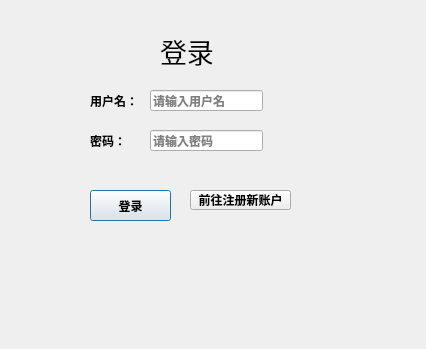
<?xml version="1.0" encoding="UTF-8"?>
<ui version="4.0">
 <class>LoginDialog</class>
 <widget class="QDialog" name="LoginDialog">
  <property name="geometry">
   <rect>
    <x>0</x>
    <y>0</y>
    <width>426</width>
    <height>349</height>
   </rect>
  </property>
  <property name="windowTitle">
   <string>Dialog</string>
  </property>
  <property name="styleSheet">
   <string notr="true">background-image: url(:/login.jpg);</string>
  </property>
  <widget class="QLabel" name="label">
   <property name="geometry">
    <rect>
     <x>160</x>
     <y>30</y>
     <width>61</width>
     <height>41</height>
    </rect>
   </property>
   <property name="font">
    <font>
     <pointsize>20</pointsize>
    </font>
   </property>
   <property name="autoFillBackground">
    <bool>true</bool>
   </property>
   <property name="frameShadow">
    <enum>QFrame::Raised</enum>
   </property>
   <property name="lineWidth">
    <number>-3</number>
   </property>
   <property name="midLineWidth">
    <number>-3</number>
   </property>
   <property name="text">
    <string>登录</string>
   </property>
  </widget>
  <widget class="QLabel" name="label_2">
   <property name="geometry">
    <rect>
     <x>90</x>
     <y>90</y>
     <width>54</width>
     <height>21</height>
    </rect>
   </property>
   <property name="font">
    <font>
     <weight>75</weight>
     <bold>true</bold>
    </font>
   </property>
   <property name="text">
    <string>用户名：</string>
   </property>
  </widget>
  <widget class="QLabel" name="label_3">
   <property name="geometry">
    <rect>
     <x>90</x>
     <y>130</y>
     <width>54</width>
     <height>21</height>
    </rect>
   </property>
   <property name="font">
    <font>
     <weight>75</weight>
     <bold>true</bold>
    </font>
   </property>
   <property name="text">
    <string>密码：</string>
   </property>
  </widget>
  <widget class="QLineEdit" name="lineEdit_userName">
   <property name="enabled">
    <bool>true</bool>
   </property>
   <property name="geometry">
    <rect>
     <x>150</x>
     <y>90</y>
     <width>113</width>
     <height>21</height>
    </rect>
   </property>
   <property name="font">
    <font>
     <weight>75</weight>
     <bold>true</bold>
    </font>
   </property>
   <property name="styleSheet">
    <string notr="true">color: rgb(0, 0, 0);</string>
   </property>
   <property name="frame">
    <bool>true</bool>
   </property>
   <property name="echoMode">
    <enum>QLineEdit::Normal</enum>
   </property>
   <property name="readOnly">
    <bool>false</bool>
   </property>
   <property name="placeholderText">
    <string>请输入用户名</string>
   </property>
   <property name="clearButtonEnabled">
    <bool>false</bool>
   </property>
  </widget>
  <widget class="QLineEdit" name="lineEdit_password">
   <property name="geometry">
    <rect>
     <x>150</x>
     <y>130</y>
     <width>113</width>
     <height>21</height>
    </rect>
   </property>
   <property name="font">
    <font>
     <family>Bell MT</family>
     <weight>75</weight>
     <bold>true</bold>
    </font>
   </property>
   <property name="focusPolicy">
    <enum>Qt::StrongFocus</enum>
   </property>
   <property name="contextMenuPolicy">
    <enum>Qt::PreventContextMenu</enum>
   </property>
   <property name="toolTipDuration">
    <number>6</number>
   </property>
   <property name="styleSheet">
    <string notr="true"/>
   </property>
   <property name="echoMode">
    <enum>QLineEdit::Password</enum>
   </property>
   <property name="cursorPosition">
    <number>0</number>
   </property>
   <property name="placeholderText">
    <string>请输入密码</string>
   </property>
   <property name="cursorMoveStyle">
    <enum>Qt::VisualMoveStyle</enum>
   </property>
  </widget>
  <widget class="QPushButton" name="pushButton_login">
   <property name="geometry">
    <rect>
     <x>90</x>
     <y>190</y>
     <width>81</width>
     <height>31</height>
    </rect>
   </property>
   <property name="font">
    <font>
     <weight>75</weight>
     <bold>true</bold>
    </font>
   </property>
   <property name="text">
    <string>登录</string>
   </property>
  </widget>
  <widget class="QPushButton" name="pushButton_register">
   <property name="geometry">
    <rect>
     <x>190</x>
     <y>190</y>
     <width>101</width>
     <height>20</height>
    </rect>
   </property>
   <property name="font">
    <font>
     <weight>75</weight>
     <bold>true</bold>
    </font>
   </property>
   <property name="text">
    <string>前往注册新账户</string>
   </property>
  </widget>
 </widget>
 <resources/>
 <connections/>
</ui>
